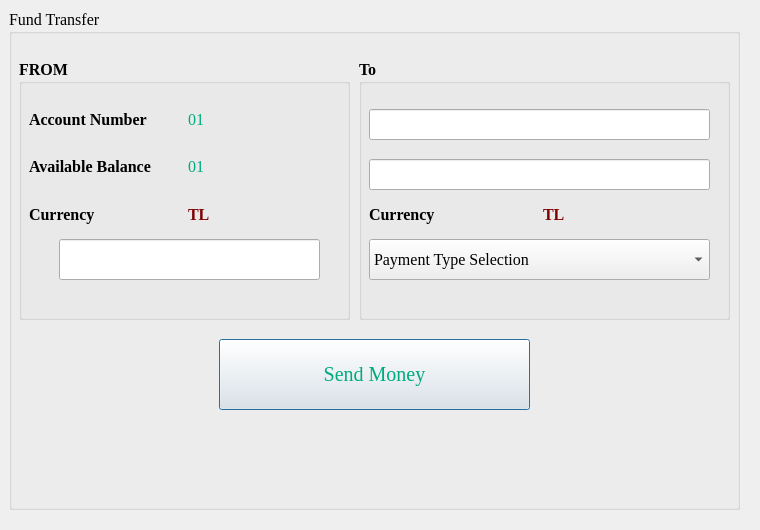
<?xml version="1.0" encoding="UTF-8"?>
<ui version="4.0">
 <class>Fundtransfer</class>
 <widget class="QDialog" name="Fundtransfer">
  <property name="geometry">
   <rect>
    <x>0</x>
    <y>0</y>
    <width>760</width>
    <height>530</height>
   </rect>
  </property>
  <property name="minimumSize">
   <size>
    <width>760</width>
    <height>530</height>
   </size>
  </property>
  <property name="maximumSize">
   <size>
    <width>760</width>
    <height>530</height>
   </size>
  </property>
  <property name="font">
   <font>
    <family>Georgia</family>
    <pointsize>15</pointsize>
   </font>
  </property>
  <property name="windowTitle">
   <string>Dialog</string>
  </property>
  <widget class="QGroupBox" name="groupBox">
   <property name="geometry">
    <rect>
     <x>9</x>
     <y>9</y>
     <width>731</width>
     <height>501</height>
    </rect>
   </property>
   <property name="font">
    <font>
     <family>Georgia</family>
     <pointsize>12</pointsize>
    </font>
   </property>
   <property name="title">
    <string>Fund Transfer</string>
   </property>
   <widget class="QGroupBox" name="groupBox_FROM">
    <property name="geometry">
     <rect>
      <x>10</x>
      <y>50</y>
      <width>331</width>
      <height>261</height>
     </rect>
    </property>
    <property name="font">
     <font>
      <family>Georgia</family>
      <pointsize>12</pointsize>
      <bold>true</bold>
     </font>
    </property>
    <property name="title">
     <string>FROM</string>
    </property>
    <widget class="QLineEdit" name="lineEdit_Amount">
     <property name="geometry">
      <rect>
       <x>40</x>
       <y>180</y>
       <width>261</width>
       <height>41</height>
      </rect>
     </property>
     <property name="font">
      <font>
       <family>Georgia</family>
       <pointsize>12</pointsize>
       <bold>true</bold>
      </font>
     </property>
    </widget>
    <widget class="QWidget" name="layoutWidget">
     <property name="geometry">
      <rect>
       <x>10</x>
       <y>50</y>
       <width>311</width>
       <height>21</height>
      </rect>
     </property>
     <layout class="QHBoxLayout" name="horizontalLayout">
      <item>
       <widget class="QLabel" name="label">
        <property name="font">
         <font>
          <family>Georgia</family>
          <pointsize>12</pointsize>
          <bold>true</bold>
         </font>
        </property>
        <property name="text">
         <string>Account Number</string>
        </property>
       </widget>
      </item>
      <item>
       <widget class="QLabel" name="label_AccNo">
        <property name="font">
         <font>
          <family>Georgia</family>
          <pointsize>12</pointsize>
          <bold>false</bold>
         </font>
        </property>
        <property name="styleSheet">
         <string notr="true">color: rgb(0, 170, 127);</string>
        </property>
        <property name="text">
         <string>01</string>
        </property>
       </widget>
      </item>
     </layout>
    </widget>
    <widget class="QWidget" name="layoutWidget">
     <property name="geometry">
      <rect>
       <x>10</x>
       <y>96</y>
       <width>311</width>
       <height>23</height>
      </rect>
     </property>
     <layout class="QHBoxLayout" name="horizontalLayout_2">
      <item>
       <widget class="QLabel" name="label_2">
        <property name="font">
         <font>
          <family>Georgia</family>
          <pointsize>12</pointsize>
          <bold>true</bold>
         </font>
        </property>
        <property name="text">
         <string>Available Balance</string>
        </property>
       </widget>
      </item>
      <item>
       <widget class="QLabel" name="label_Balance">
        <property name="font">
         <font>
          <family>Georgia</family>
          <pointsize>12</pointsize>
          <bold>false</bold>
         </font>
        </property>
        <property name="styleSheet">
         <string notr="true">color: rgb(0, 170, 127);</string>
        </property>
        <property name="text">
         <string>01</string>
        </property>
       </widget>
      </item>
     </layout>
    </widget>
    <widget class="QWidget" name="layoutWidget">
     <property name="geometry">
      <rect>
       <x>10</x>
       <y>140</y>
       <width>311</width>
       <height>31</height>
      </rect>
     </property>
     <layout class="QHBoxLayout" name="horizontalLayout_3">
      <item>
       <widget class="QLabel" name="label_3">
        <property name="font">
         <font>
          <family>Georgia</family>
          <pointsize>12</pointsize>
          <bold>true</bold>
         </font>
        </property>
        <property name="text">
         <string>Currency</string>
        </property>
       </widget>
      </item>
      <item>
       <widget class="QLabel" name="label_Currency">
        <property name="font">
         <font>
          <family>Georgia</family>
          <pointsize>12</pointsize>
          <bold>true</bold>
         </font>
        </property>
        <property name="styleSheet">
         <string notr="true">color: rgb(127, 0, 0);</string>
        </property>
        <property name="text">
         <string>TL</string>
        </property>
       </widget>
      </item>
     </layout>
    </widget>
   </widget>
   <widget class="QGroupBox" name="groupBox_To">
    <property name="geometry">
     <rect>
      <x>350</x>
      <y>50</y>
      <width>371</width>
      <height>261</height>
     </rect>
    </property>
    <property name="font">
     <font>
      <family>Georgia</family>
      <pointsize>12</pointsize>
      <bold>true</bold>
     </font>
    </property>
    <property name="title">
     <string>To</string>
    </property>
    <widget class="QLineEdit" name="lineEdit_AccNo">
     <property name="geometry">
      <rect>
       <x>10</x>
       <y>50</y>
       <width>341</width>
       <height>31</height>
      </rect>
     </property>
    </widget>
    <widget class="QLineEdit" name="lineEdit_AccName">
     <property name="geometry">
      <rect>
       <x>10</x>
       <y>100</y>
       <width>341</width>
       <height>31</height>
      </rect>
     </property>
    </widget>
    <widget class="QWidget" name="layoutWidget">
     <property name="geometry">
      <rect>
       <x>10</x>
       <y>140</y>
       <width>341</width>
       <height>31</height>
      </rect>
     </property>
     <layout class="QHBoxLayout" name="horizontalLayout_4">
      <item>
       <widget class="QLabel" name="label_4">
        <property name="font">
         <font>
          <family>Georgia</family>
          <pointsize>12</pointsize>
          <bold>true</bold>
         </font>
        </property>
        <property name="text">
         <string>Currency</string>
        </property>
       </widget>
      </item>
      <item>
       <widget class="QLabel" name="label_Currency_To">
        <property name="font">
         <font>
          <family>Georgia</family>
          <pointsize>12</pointsize>
          <bold>true</bold>
         </font>
        </property>
        <property name="styleSheet">
         <string notr="true">color: rgb(127, 0, 0);</string>
        </property>
        <property name="text">
         <string>TL</string>
        </property>
       </widget>
      </item>
     </layout>
    </widget>
    <widget class="QComboBox" name="comboBox">
     <property name="geometry">
      <rect>
       <x>10</x>
       <y>180</y>
       <width>341</width>
       <height>41</height>
      </rect>
     </property>
     <property name="font">
      <font>
       <family>Georgia</family>
       <pointsize>12</pointsize>
       <bold>false</bold>
      </font>
     </property>
     <item>
      <property name="text">
       <string>Payment Type Selection</string>
      </property>
     </item>
     <item>
      <property name="text">
       <string>Housing Rent Payment</string>
      </property>
     </item>
     <item>
      <property name="text">
       <string>Workplace Rent Payment</string>
      </property>
     </item>
     <item>
      <property name="text">
       <string>Other Rent Payment</string>
      </property>
     </item>
     <item>
      <property name="text">
       <string>Employee Payment</string>
      </property>
     </item>
     <item>
      <property name="text">
       <string>Individual Payment</string>
      </property>
     </item>
     <item>
      <property name="text">
       <string>Education Payment</string>
      </property>
     </item>
    </widget>
   </widget>
   <widget class="QPushButton" name="pushButton_Send">
    <property name="geometry">
     <rect>
      <x>210</x>
      <y>330</y>
      <width>311</width>
      <height>71</height>
     </rect>
    </property>
    <property name="font">
     <font>
      <family>Georgia</family>
      <pointsize>15</pointsize>
     </font>
    </property>
    <property name="styleSheet">
     <string notr="true">color: rgb(0, 170, 127);</string>
    </property>
    <property name="text">
     <string>Send Money</string>
    </property>
   </widget>
  </widget>
 </widget>
 <resources/>
 <connections/>
</ui>
